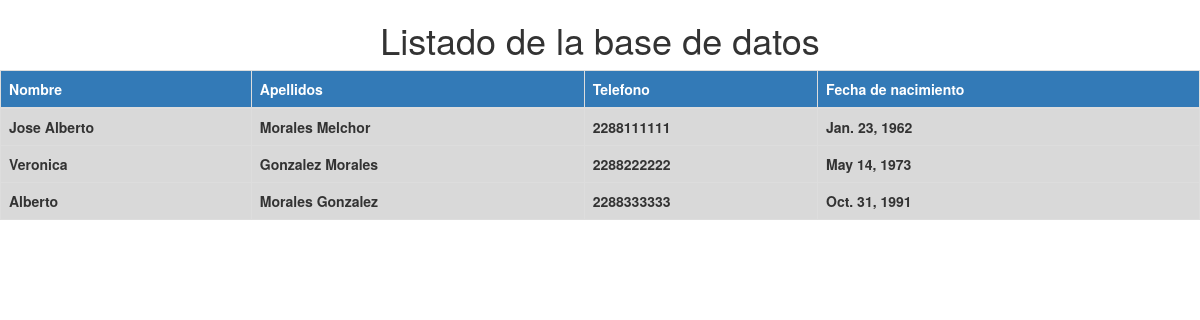
Screenshot of /listar-familiares/ with the database file from the repository.
### AppCoder/models.py (models this page shows)
class Curso(models.Model):
    nombre = models.CharField(max_length=100)
    apellidos = models.CharField(max_length=100)
    telefono = models.IntegerField()
    fecha_nac = models.DateField()

### AppCoder/views.py (the view)
# urls.py: path('listar-familiares/', listar),
def listar(request):
        lista = Curso.objects.all()
        return render(request, "listar_familiares.html", {"lista_familiares": lista})

### AppCoder/templates/listar_familiares.html (shortened to what this page needs)
<!DOCTYPE html>
<html lang="en">
<head>
    <link rel="stylesheet" href="https://maxcdn.bootstrapcdn.com/bootstrap/3.4.1/css/bootstrap.min.css">
</head>
<body>
    <h1>Listado de la base de datos</h1>
    <table class="table table-bordered">
        <thead class="bg-primary">
            <th>Nombre</th>
            <th>Apellidos</th>
            <th>Telefono</th>
            <th>Fecha de nacimiento</th>
        </thead>
        <tbody>
            {%for lista in lista_familiares %}
                <tr>
                    <td>{{lista.nombre}}</td>
                    <td>{{lista.apellidos}}</td>
                    <td>{{lista.telefono}}</td>
                    <td>{{lista.fecha_nac}}</td>
                </tr>
            {% endfor %}
        </tbody>
    </table>
</body>
</html>

### AppCoder/templates/listar_familiares.html (style rules this page uses)
td { background-color: #d9d9d9; font-weight: bold; }
h1 { text-align: center; }

### rows the page displays
Curso: nombre "Jose Alberto", apellidos "Morales Melchor", telefono "2288111111", fecha_nac "Jan. 23, 1962"
Curso: nombre "Veronica", apellidos "Gonzalez Morales", telefono "2288222222", fecha_nac "May 14, 1973"
Curso: nombre "Alberto", apellidos "Morales Gonzalez", telefono "2288333333", fecha_nac "Oct. 31, 1991"
